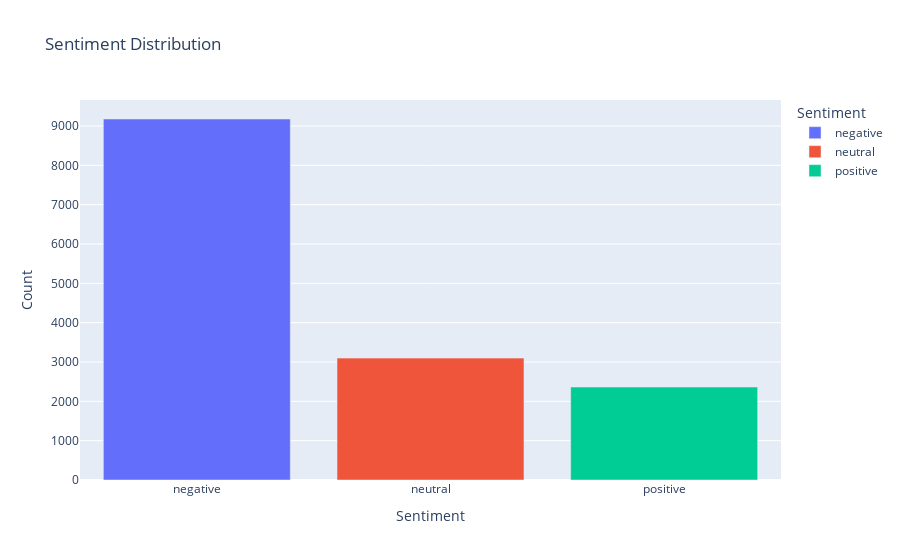

Write notebook code for a chart like this one.
### Code cell
sentiment_counts = twitter_data['airline_sentiment'].value_counts().reset_index()
sentiment_counts.columns = ['sentiment', 'count']

fig = px.bar(sentiment_counts, x='sentiment', y='count', title="Sentiment Distribution",
             labels={'sentiment': 'Sentiment', 'count': 'Count'},
             color='sentiment')
fig.show()

### Figure 1 — Plotly figure (JSON) as saved in the notebook; plotly's stock layout.template omitted (floating-point values rounded to 4 significant figures)
{"data": [{"alignmentgroup": "True", "hovertemplate": "Sentiment=%{x}<br>Count=%{y}<extra></extra>", "legendgroup": "negative", "marker": {"color": "#636efa", "pattern": {"shape": ""}}, "name": "negative", "offsetgroup": "negative", "orientation": "v", "showlegend": true, "textposition": "auto", "type": "bar", "x": ["negative"], "xaxis": "x", "y": [9178], "yaxis": "y"}, {"alignmentgroup": "True", "hovertemplate": "Sentiment=%{x}<br>Count=%{y}<extra></extra>", "legendgroup": "neutral", "marker": {"color": "#EF553B", "pattern": {"shape": ""}}, "name": "neutral", "offsetgroup": "neutral", "orientation": "v", "showlegend": true, "textposition": "auto", "type": "bar", "x": ["neutral"], "xaxis": "x", "y": [3099], "yaxis": "y"}, {"alignmentgroup": "True", "hovertemplate": "Sentiment=%{x}<br>Count=%{y}<extra></extra>", "legendgroup": "positive", "marker": {"color": "#00cc96", "pattern": {"shape": ""}}, "name": "positive", "offsetgroup": "positive", "orientation": "v", "showlegend": true, "textposition": "auto", "type": "bar", "x": ["positive"], "xaxis": "x", "y": [2363], "yaxis": "y"}], "layout": {"barmode": "relative", "legend": {"title": {"text": "Sentiment"}, "tracegroupgap": 0}, "title": {"text": "Sentiment Distribution"}, "xaxis": {"anchor": "y", "categoryarray": ["negative", "neutral", "positive"], "categoryorder": "array", "domain": [0, 1], "title": {"text": "Sentiment"}}, "yaxis": {"anchor": "x", "domain": [0, 1], "title": {"text": "Count"}}}}
